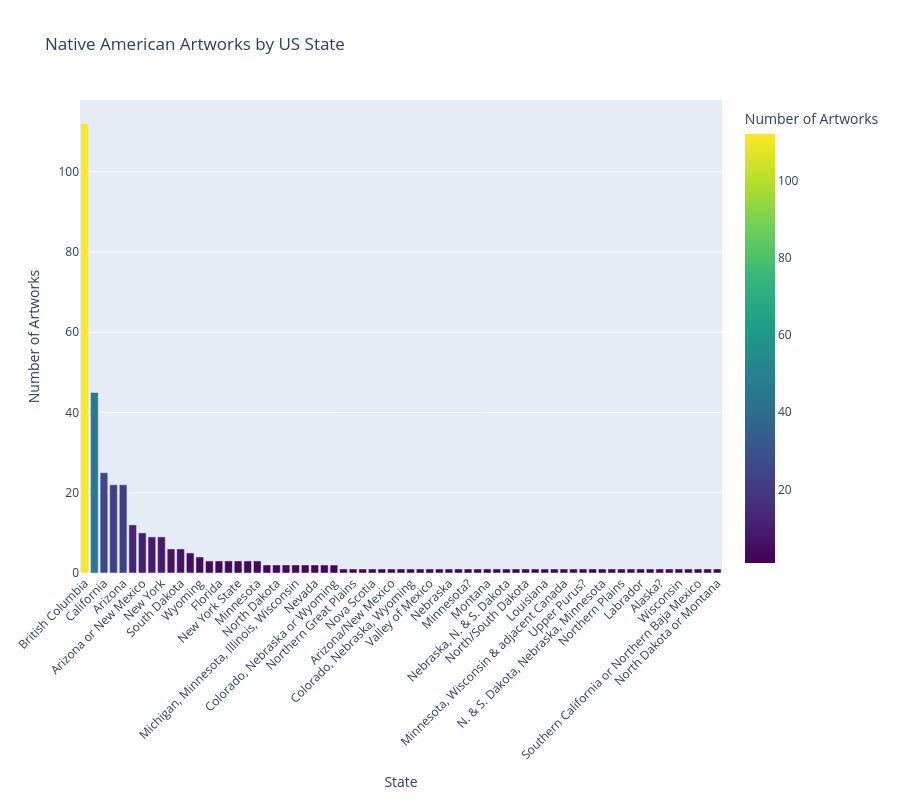

Notebook cell for this chart:
### Code cell
state_counts = native_with_state["state"].value_counts().reset_index()

state_counts.columns = ["state", "artwork_count"]

# Create bar graph
fig = px.bar(
    state_counts,
    x="state",
    y="artwork_count",
    title="Native American Artworks by US State",
    labels={
        "state": "State",
        "artwork_count": "Number of Artworks"
    },
    color="artwork_count",
    height=800,
    color_continuous_scale="Viridis"
)

fig.update_layout(
    xaxis_title="State",
    yaxis_title="Number of Artworks",
    xaxis_tickangle=-45,
    xaxis={"categoryorder": "total descending"}
)

fig.show()

### Figure 1 — Plotly figure (JSON) as saved in the notebook; plotly's stock layout.template omitted (floating-point values rounded to 4 significant figures)
{"data": [{"hovertemplate": "State=%{x}<br>Number of Artworks=%{marker.color}<extra></extra>", "legendgroup": "", "marker": {"color": [112, 45, 25, 22, 22, 12, 10, 9, 9, 6, 6, 5, 4, 3, 3, 3, 3, 3, 3, 2, 2, 2, 2, 2, 2, 2, 2, 1, 1, 1, 1, 1, 1, 1, 1, 1, 1, 1, 1, 1, 1, 1, 1, 1, 1, 1, 1, 1, 1, 1, 1, 1, 1, 1, 1, 1, 1, 1, 1, 1, 1, 1, 1, 1, 1, 1, 1], "coloraxis": "coloraxis", "pattern": {"shape": ""}}, "name": "", "orientation": "v", "showlegend": false, "textposition": "auto", "type": "bar", "x": ["British Columbia", "Alaska", "California", "New Mexico", "Arizona", "Demerara", "Arizona or New Mexico", "Oklahoma", "New York", "Washington", "South Dakota", "Ontario", "Wyoming", "Quebec", "Florida", "Arizona & New Mexico", "New York State", "Great Plains", "Minnesota", "Alabama", "North Dakota", "Arizona or northern Mexico", "Michigan, Minnesota, Illinois, Wisconsin", "Oregon", "Nevada", "Dakotas", "Colorado, Nebraska or Wyoming", "Idaho, Wyoming, Utah", "Northern Great Plains", "Arizona, New Mexico, or Texas", "Nova Scotia", "Idaho or Montana", "Arizona/New Mexico", "New Brunswick", "Colorado, Nebraska, Wyoming", "Northern California", "Valley of Mexico", "Matto Grosso", "Nebraska", "Dakotas or Minnesota", "Minnesota?", "Utah", "Montana", "Kansas or Texas", "Nebraska, N. & S. Dakota", "Michigan", "North/South Dakota", "Oklahoma?", "Louisiana", "Maine", "Minnesota, Wisconsin & adjacent Canada", "Puerto Rico", "Upper Purus?", "Amazonas province", "N. & S. Dakota, Nebraska, Minnesota", "Ohio", "Northern Plains", "Arizona and Mexico", "Labrador", "Pennsylvania", "Alaska?", "Missouri or Kansas", "Wisconsin", "Iowa", "Southern California or Northern Baja Mexico", "Alaska or plains", "North Dakota or Montana"], "xaxis": "x", "y": [112, 45, 25, 22, 22, 12, 10, 9, 9, 6, 6, 5, 4, 3, 3, 3, 3, 3, 3, 2, 2, 2, 2, 2, 2, 2, 2, 1, 1, 1, 1, 1, 1, 1, 1, 1, 1, 1, 1, 1, 1, 1, 1, 1, 1, 1, 1, 1, 1, 1, 1, 1, 1, 1, 1, 1, 1, 1, 1, 1, 1, 1, 1, 1, 1, 1, 1], "yaxis": "y"}], "layout": {"barmode": "relative", "coloraxis": {"autocolorscale": false, "colorbar": {"title": {"text": "Number of Artworks"}}, "colorscale": [[0, "#440154"], [0.1111, "#482878"], [0.2222, "#3e4989"], [0.3333, "#31688e"], [0.4444, "#26828e"], [0.5556, "#1f9e89"], [0.6667, "#35b779"], [0.7778, "#6ece58"], [0.8889, "#b5de2b"], [1, "#fde725"]]}, "height": 800, "legend": {"tracegroupgap": 0}, "title": {"text": "Native American Artworks by US State"}, "xaxis": {"anchor": "y", "categoryorder": "total descending", "domain": [0, 1], "tickangle": -45, "title": {"text": "State"}}, "yaxis": {"anchor": "x", "domain": [0, 1], "title": {"text": "Number of Artworks"}}}}
